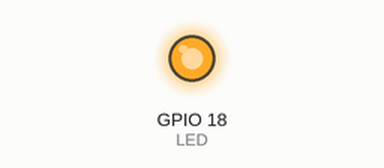
This program was run on a simulated Raspberry Pi (BCM pin numbers). On the bench: output pins drawn as LEDs (lit = HIGH). What the program prints to the terminal is not drawn. At 44.0 s the program stops and its outputs stay as they are.

Above: at 1.5 s.
At 3.5 s:
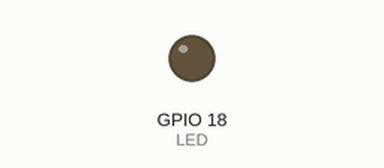
Timing chart, 0 to 5.2 s (numbered marks = the images above):
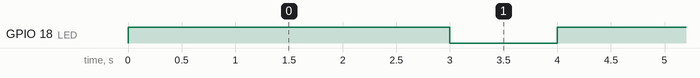

The program:

123.py
```python
import RPi.GPIO as GPIO
import time

GPIO.setmode(GPIO.BCM)
LED = GPIO.setup(18, GPIO.OUT)

print("HEllo python")
a = 0
while a <= 10:
    GPIO.output(18, True)
    time.sleep(3)
    GPIO.output(18, False)
    time.sleep(1)
    a = a +1
    print(a)

GPIO.cleanup()
```

Measured:
- by itself, GPIO 18 (LED): alternates HIGH for 3.0 s and LOW for 1.0 s
